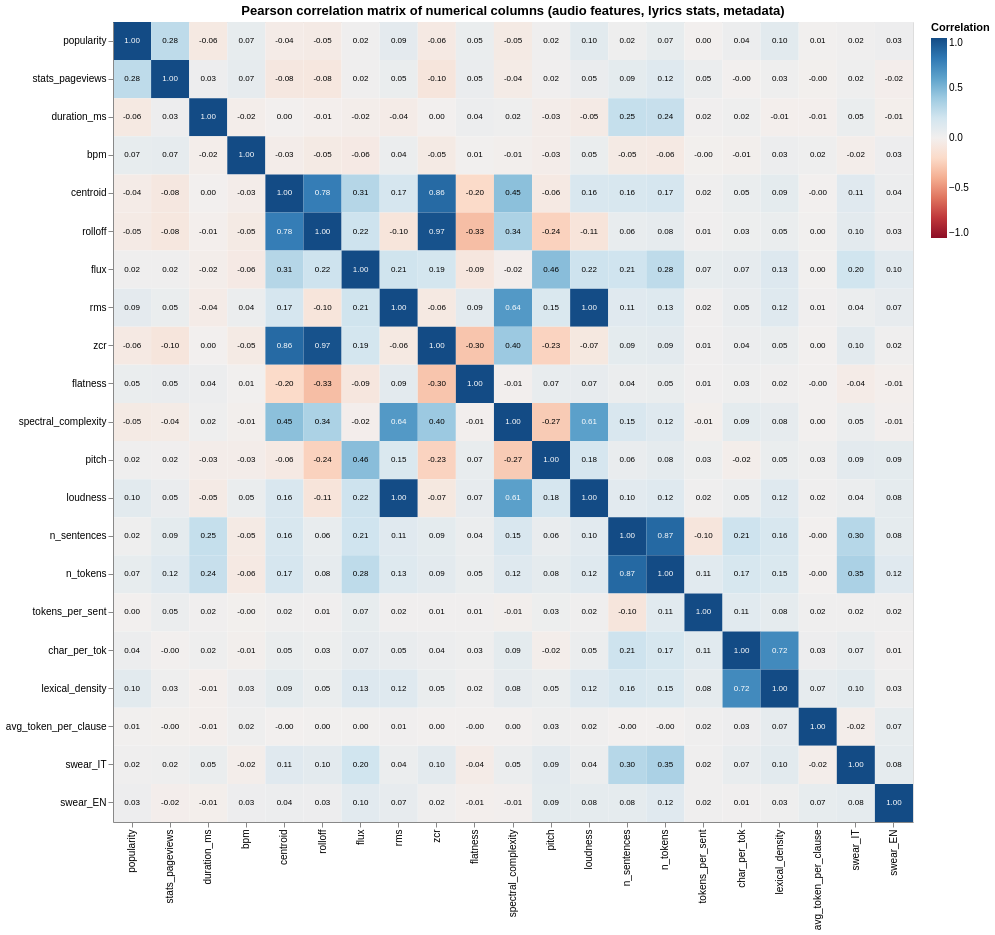

The code cell stored with this chart in its notebook:
### Markdown cell above
We now plot the correlation matrix using Altair.

### Code cell
#prepare data for altair
corr_long = corr_matrix.stack().reset_index()
corr_long.columns = ['Variable 1', 'Variable 2', 'Correlation']

corr_long['Correlation_Label'] = corr_long['Correlation'].apply(lambda x: f"{x:.2f}")

base = alt.Chart(corr_long).encode(
    x=alt.X('Variable 2', title=None, sort=cols_to_use),
    y=alt.Y('Variable 1', title=None, sort=cols_to_use)
)

heatmap = base.mark_rect().encode(
    color=alt.Color(
        'Correlation',
        scale=alt.Scale(scheme='redblue', domain=[-1, 1]),
        legend=alt.Legend(title="Correlation")
    ),
    tooltip=['Variable 1', 'Variable 2', alt.Tooltip('Correlation', format='.2f')]
)

text = base.mark_text(size=8).encode(
    text='Correlation_Label',
    color=alt.condition(
        alt.expr.abs(alt.datum.Correlation) > 0.5,  #if absolute correlation is high
        alt.value('white'),                    #use white text
        alt.value('black')                     #else use black text
    )
)

chart = (heatmap + text).properties(
    title='Pearson correlation matrix of numerical columns (audio features, lyrics stats, metadata)',
    width=800,
    height=800
)

chart.interactive()

### Figure 1 — Vega specification as saved in the notebook (floating-point values rounded to 4 significant figures; data arrays with more than 128 entries replaced by an {"elided": "..."} marker saying what was removed)
{"$schema": "https://vega.github.io/schema/vega/v5.json", "data": [{"name": "param_1_store"}, {"name": "source_0", "values": {"elided": "441 records"}}, {"name": "data_0", "values": {"elided": "441 records"}}, {"name": "source_0_x_domain_Variable 2", "values": [{"Variable 2": "popularity", "sort_field": 0.0}, {"Variable 2": "stats_pageviews", "sort_field": 1.0}, {"Variable 2": "duration_ms", "sort_field": 2.0}, {"Variable 2": "bpm", "sort_field": 3.0}, {"Variable 2": "centroid", "sort_field": 4.0}, {"Variable 2": "rolloff", "sort_field": 5.0}, {"Variable 2": "flux", "sort_field": 6.0}, {"Variable 2": "rms", "sort_field": 7.0}, {"Variable 2": "zcr", "sort_field": 8.0}, {"Variable 2": "flatness", "sort_field": 9.0}, {"Variable 2": "spectral_complexity", "sort_field": 10.0}, {"Variable 2": "pitch", "sort_field": 11.0}, {"Variable 2": "loudness", "sort_field": 12.0}, {"Variable 2": "n_sentences", "sort_field": 13.0}, {"Variable 2": "n_tokens", "sort_field": 14.0}, {"Variable 2": "tokens_per_sent", "sort_field": 15.0}, {"Variable 2": "char_per_tok", "sort_field": 16.0}, {"Variable 2": "lexical_density", "sort_field": 17.0}, {"Variable 2": "avg_token_per_clause", "sort_field": 18.0}, {"Variable 2": "swear_IT", "sort_field": 19.0}, {"Variable 2": "swear_EN", "sort_field": 20.0}]}, {"name": "source_0_y_domain_Variable 1", "values": [{"Variable 1": "popularity", "sort_field": 0.0}, {"Variable 1": "stats_pageviews", "sort_field": 1.0}, {"Variable 1": "duration_ms", "sort_field": 2.0}, {"Variable 1": "bpm", "sort_field": 3.0}, {"Variable 1": "centroid", "sort_field": 4.0}, {"Variable 1": "rolloff", "sort_field": 5.0}, {"Variable 1": "flux", "sort_field": 6.0}, {"Variable 1": "rms", "sort_field": 7.0}, {"Variable 1": "zcr", "sort_field": 8.0}, {"Variable 1": "flatness", "sort_field": 9.0}, {"Variable 1": "spectral_complexity", "sort_field": 10.0}, {"Variable 1": "pitch", "sort_field": 11.0}, {"Variable 1": "loudness", "sort_field": 12.0}, {"Variable 1": "n_sentences", "sort_field": 13.0}, {"Variable 1": "n_tokens", "sort_field": 14.0}, {"Variable 1": "tokens_per_sent", "sort_field": 15.0}, {"Variable 1": "char_per_tok", "sort_field": 16.0}, {"Variable 1": "lexical_density", "sort_field": 17.0}, {"Variable 1": "avg_token_per_clause", "sort_field": 18.0}, {"Variable 1": "swear_IT", "sort_field": 19.0}, {"Variable 1": "swear_EN", "sort_field": 20.0}]}], "signals": [{"name": "unit", "value": {}, "on": [{"events": "pointermove", "update": "isTuple(group()) ? group() : unit"}]}, {"name": "param_1", "update": "vlSelectionResolve(\"param_1_store\", \"union\")"}, {"name": "param_1_Variable_2", "on": [{"events": [{"source": "view", "type": "dblclick"}], "update": "null"}, {"events": {"signal": "param_1_translate_delta"}, "update": "panLinear(param_1_translate_anchor.extent_x, -param_1_translate_delta.x / width)"}, {"events": {"signal": "param_1_zoom_delta"}, "update": "zoomLinear(domain(\"x\"), param_1_zoom_anchor.x, param_1_zoom_delta)"}]}, {"name": "param_1_Variable_1", "on": [{"events": [{"source": "view", "type": "dblclick"}], "update": "null"}, {"events": {"signal": "param_1_translate_delta"}, "update": "panLinear(param_1_translate_anchor.extent_y, param_1_translate_delta.y / height)"}, {"events": {"signal": "param_1_zoom_delta"}, "update": "zoomLinear(domain(\"y\"), param_1_zoom_anchor.y, param_1_zoom_delta)"}]}, {"name": "param_1_tuple", "on": [{"events": [{"signal": "param_1_Variable_2 || param_1_Variable_1"}], "update": "param_1_Variable_2 && param_1_Variable_1 ? {unit: \"view_1\", fields: param_1_tuple_fields, values: [param_1_Variable_2,param_1_Variable_1]} : null"}]}, {"name": "param_1_tuple_fields", "value": [{"field": "Variable 2", "channel": "x", "type": "E"}, {"field": "Variable 1", "channel": "y", "type": "E"}]}, {"name": "param_1_translate_anchor", "value": {}, "on": [{"events": [{"source": "scope", "type": "pointerdown"}], "update": "{x: x(unit), y: y(unit), extent_x: domain(\"x\"), extent_y: domain(\"y\")}"}]}, {"name": "param_1_translate_delta", "value": {}, "on": [{"events": [{"source": "window", "between": [{"source": "scope", "type": "pointerdown"}, {"source": "window", "type": "pointerup"}], "type": "pointermove", "consume": true}], "update": "{x: param_1_translate_anchor.x - x(unit), y: param_1_translate_anchor.y - y(unit)}"}]}, {"name": "param_1_zoom_anchor", "on": [{"events": [{"source": "scope", "consume": true, "type": "wheel"}], "update": "{x: invert(\"x\", x(unit)), y: invert(\"y\", y(unit))}"}]}, {"name": "param_1_zoom_delta", "on": [{"events": [{"source": "scope", "type": "wheel", "consume": true}], "update": "pow(1.001, event.deltaY * pow(16, event.deltaMode))", "force": true}]}, {"name": "param_1_modify", "on": [{"events": {"signal": "param_1_tuple"}, "update": "modify(\"param_1_store\", param_1_tuple, true)"}]}], "marks": [{"type": "rect", "name": "view_1_marks", "from": {"data": "data_0"}, "encode": {"update": {"tooltip": {"signal": "{\"Variable 1\": isValid(datum[\"Variable 1\"]) ? datum[\"Variable 1\"] : \"\"+datum[\"Variable 1\"], \"Variable 2\": isValid(datum[\"Variable 2\"]) ? datum[\"Variable 2\"] : \"\"+datum[\"Variable 2\"], \"Correlation\": format(datum[\"Correlation\"], \".2f\")}"}, "x": {"field": "Variable 2", "scale": "x"}, "width": {"signal": "max(0.25, bandwidth('x'))"}, "height": {"signal": "max(0.25, bandwidth('y'))"}, "y": {"field": "Variable 1", "scale": "y"}, "fill": {"field": "Correlation", "scale": "color"}}}, "interactive": true, "style": ["rect"]}, {"type": "text", "name": "layer_1_marks", "from": {"data": "source_0"}, "encode": {"update": {"baseline": {"value": "middle"}, "x": {"field": "Variable 2", "scale": "x", "band": 0.5}, "fontSize": {"value": 8}, "text": {"signal": "isValid(datum[\"Correlation_Label\"]) ? datum[\"Correlation_Label\"] : \"\"+datum[\"Correlation_Label\"]"}, "fill": [{"value": "white", "test": "(abs(datum.Correlation) > 0.5)"}, {"value": "black"}], "align": {"value": "center"}, "y": {"field": "Variable 1", "scale": "y", "band": 0.5}}}, "interactive": false, "style": ["text"]}], "scales": [{"name": "x", "type": "band", "domain": {"data": "source_0_x_domain_Variable 2", "field": "Variable 2", "sort": {"op": "max", "field": "sort_field"}}, "range": [0, {"signal": "width"}], "paddingInner": 0, "paddingOuter": 0}, {"name": "y", "type": "band", "domain": {"data": "source_0_y_domain_Variable 1", "field": "Variable 1", "sort": {"op": "max", "field": "sort_field"}}, "range": [0, {"signal": "height"}], "paddingInner": 0, "paddingOuter": 0}, {"name": "color", "type": "linear", "domain": [-1, 1], "range": {"scheme": "redblue"}, "interpolate": "hcl", "zero": true}], "axes": [{"scale": "x", "orient": "bottom", "labelAlign": "right", "labelAngle": 270, "grid": false, "labelBaseline": "middle", "zindex": 1}, {"scale": "y", "zindex": 1, "orient": "left", "grid": false}], "title": {"text": "Pearson correlation matrix of numerical columns (audio features, lyrics stats, metadata)", "frame": "group"}, "height": 800, "padding": 5, "style": "cell", "legends": [{"title": "Correlation", "fill": "color", "gradientLength": {"signal": "clamp(height, 64, 200)"}}], "background": "white", "width": 800}
